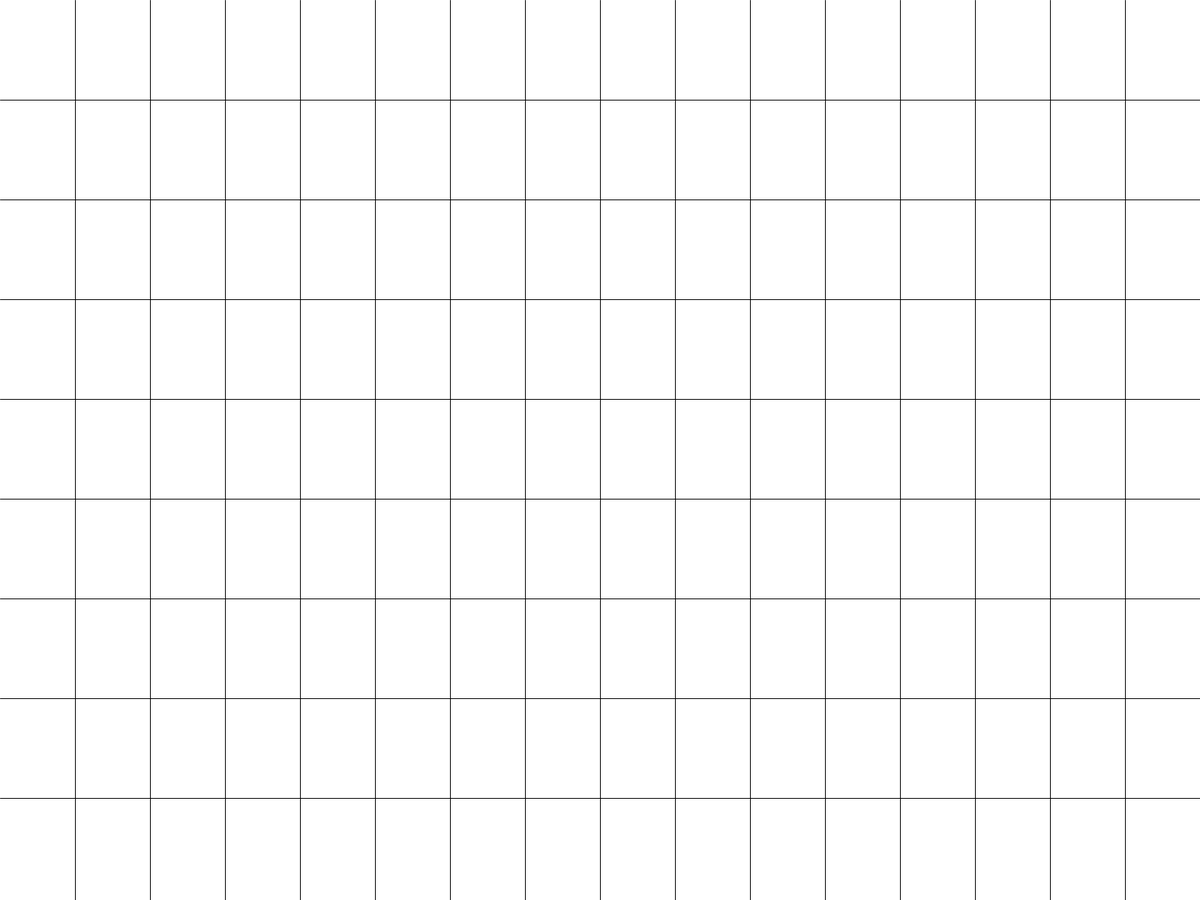
Frame 1 (no input)
Frame 60 (the mouse pressed at the canvas centre just before this capture): identical to frame 1, image omitted
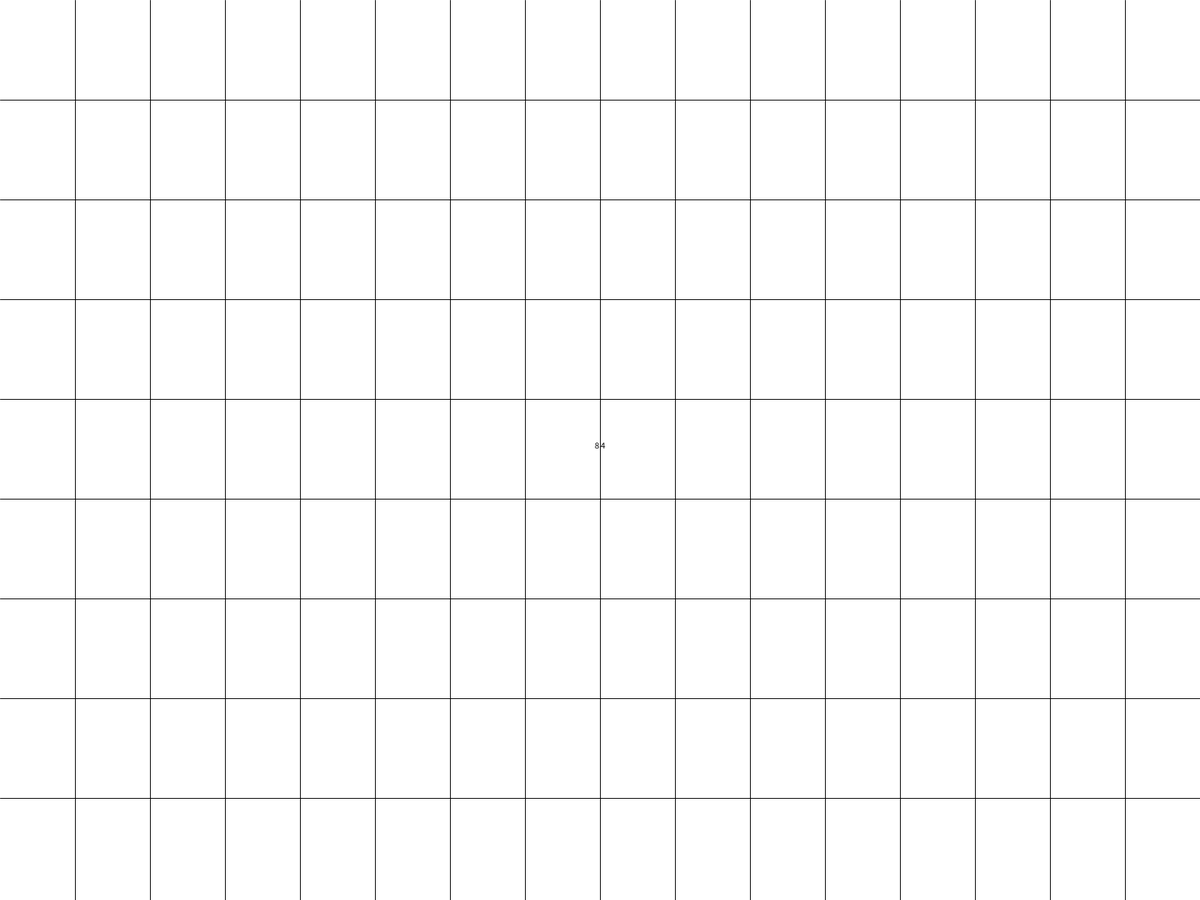
Frame 120 (the mouse held since frame 60 and released just before this capture)

The Processing sketch that drew these frames (run headless with seeded random() and noise(); from frame 60 on, the mouse is pressed at the canvas centre):

// Processing sketch: coordinateSystem
// ── coordinateSystem.pde
int winDimX = 16;
int winDimY = 9;

void setup(){
  fullScreen();
}

void draw(){
  background(255);
  
  //vertical lines
  for (int i = 1; i < winDimX; i++){
    //strokeWeight(i);
    line((width/winDimX)*i,0,(width/winDimX)*i, height);
  }
  
  //horizontal lines
  for (int i = 1; i < winDimY; i++){
    //strokeWeight(i);
    line(0,(height/winDimY)*i,width, (height/winDimY)*i);
  }
  
  //tell me what the location is
  if(mousePressed){
    fill(0);
    
    /*
    //change position so the text is legible
    if(mouseX < (width/2) && mouseY < (height/2)){
      textAlign(LEFT, TOP);
    } else if (mouseX > (width/2) && mouseY < (height/2)) {
      textAlign(RIGHT, TOP);
    } else if (mouseX > (width/2) && mouseY > (height/2)) {
      textAlign(RIGHT, BOTTOM);
    }else if (mouseX < (width/2) && mouseY > (height/2)) {
      textAlign(LEFT, BOTTOM);
    }*/
     textAlign(CENTER,BOTTOM);
    //position within our grid
    text(str(int(winDimX*(mouseX/float(width)))) + " " + str(int(winDimY*(mouseY/float(height)))),mouseX, mouseY);
    
    //"real" position
    //text(str(mouseX) + " " + str(mouseY),mouseX, mouseY);
  }
}
